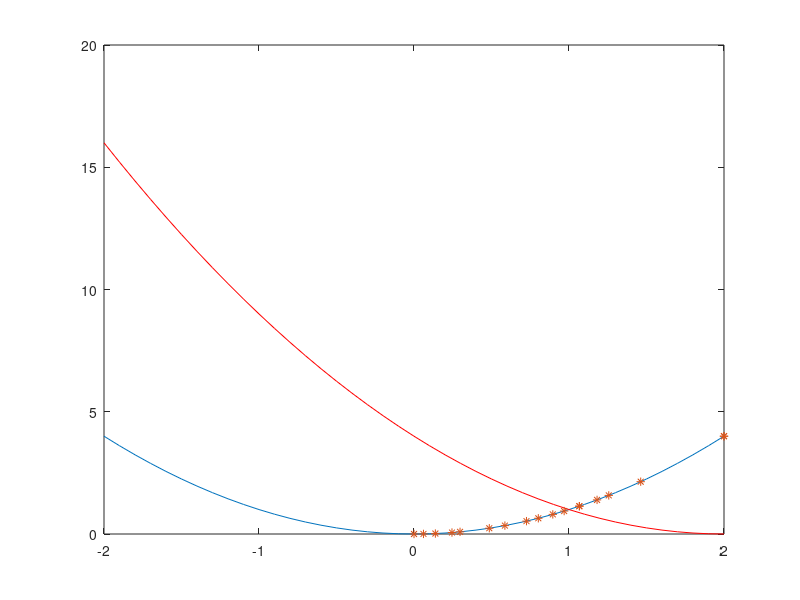

Here is the MATLAB script that generated this plot: (Note: this script raises an error after producing the figure.)
x = [    0.0001
    0.0611
    0.1378
    0.2450
    0.2970
    0.4858
    0.5864
    0.7256
    0.8020
    0.8955
    0.9687
    1.0666
    1.0670
    1.1810
    1.2565
    1.4626
    2.0000
    2.0000
]

fval= ones(18,2);
fval(:,1) = [    0.0000
    0.0037
    0.0190
    0.0600
    0.0882
    0.2360
    0.3439
    0.5264
    0.6432
    0.8020
    0.9383
    1.1375
    1.1384
    1.3948
    1.5789
    2.1391
   4.0001
    4.0001
]

fval(:,2) = [    3.9998
    3.7594
    3.4679
    3.0800
    2.9001
    2.2929
    1.9983
    1.6242
    1.4352
    1.2199
    1.0637
    0.8713
    0.8706
    0.6708
    0.5527
    0.2888
    0.0000
    0.0000
]




X = -2:0.1:2

f1 = X.^2;
f2 = (X-2).^2;

plot(X,f1);
hold on;
plot(X,f2,'r');
plot(x,fval(:,1),'*');
plot(x,fval(:,2),'O');
grid on;
title('Ga multi objective ''x^2'' and ''(x-2)^2''');
legend('x^2','(x-2)^2','f_1(x)', 'f_2(x)');

